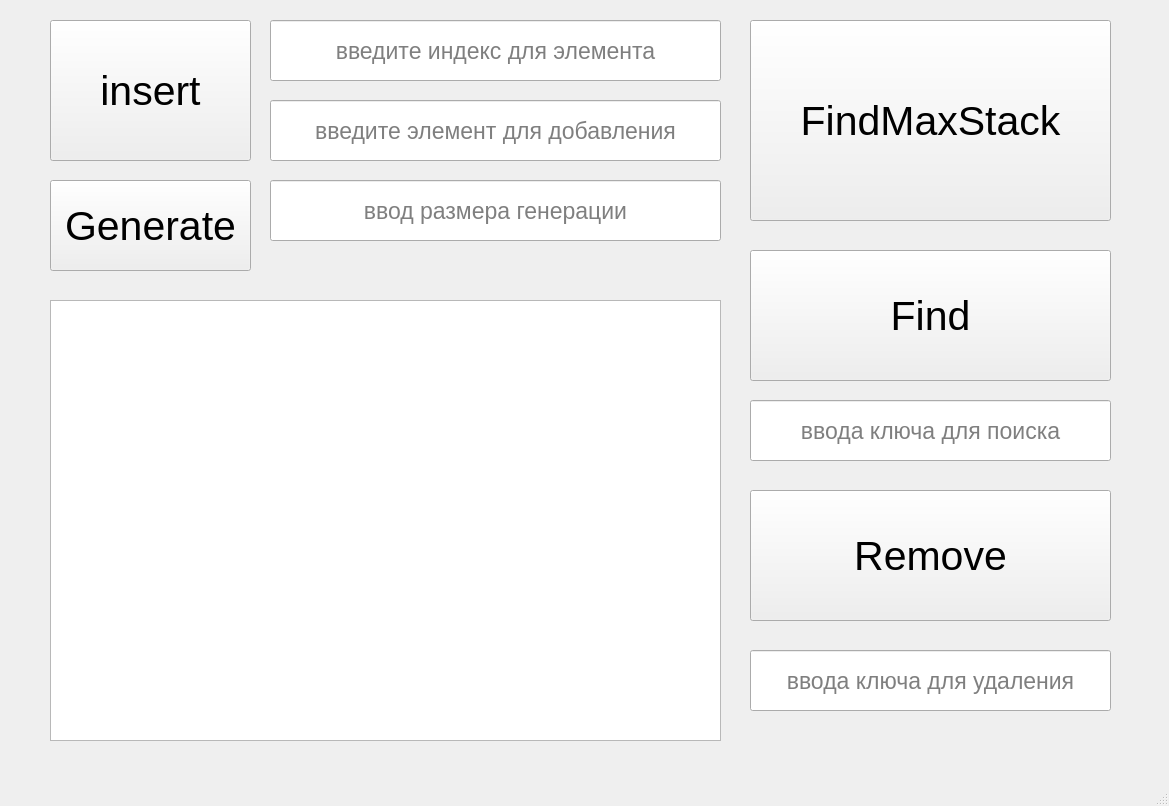
<?xml version="1.0" encoding="UTF-8"?>
<ui version="4.0">
 <class>MainWindow</class>
 <widget class="QMainWindow" name="MainWindow">
  <property name="geometry">
   <rect>
    <x>0</x>
    <y>0</y>
    <width>1169</width>
    <height>806</height>
   </rect>
  </property>
  <property name="windowTitle">
   <string>MainWindow</string>
  </property>
  <widget class="QWidget" name="centralwidget">
   <widget class="QPushButton" name="InsertButton">
    <property name="geometry">
     <rect>
      <x>50</x>
      <y>20</y>
      <width>201</width>
      <height>141</height>
     </rect>
    </property>
    <property name="font">
     <font>
      <pointsize>31</pointsize>
     </font>
    </property>
    <property name="text">
     <string>insert</string>
    </property>
   </widget>
   <widget class="QTextEdit" name="outputTextEdit">
    <property name="geometry">
     <rect>
      <x>50</x>
      <y>300</y>
      <width>671</width>
      <height>441</height>
     </rect>
    </property>
    <property name="font">
     <font>
      <pointsize>18</pointsize>
     </font>
    </property>
   </widget>
   <widget class="QLineEdit" name="inputLineEdit">
    <property name="geometry">
     <rect>
      <x>270</x>
      <y>100</y>
      <width>451</width>
      <height>61</height>
     </rect>
    </property>
    <property name="font">
     <font>
      <pointsize>17</pointsize>
     </font>
    </property>
    <property name="alignment">
     <set>Qt::AlignCenter</set>
    </property>
    <property name="placeholderText">
     <string>введите элемент для добавления</string>
    </property>
   </widget>
   <widget class="QPushButton" name="FindMaxStackButton">
    <property name="geometry">
     <rect>
      <x>750</x>
      <y>20</y>
      <width>361</width>
      <height>201</height>
     </rect>
    </property>
    <property name="font">
     <font>
      <pointsize>31</pointsize>
     </font>
    </property>
    <property name="text">
     <string>FindMaxStack</string>
    </property>
   </widget>
   <widget class="QPushButton" name="GenerateButton">
    <property name="geometry">
     <rect>
      <x>50</x>
      <y>180</y>
      <width>201</width>
      <height>91</height>
     </rect>
    </property>
    <property name="font">
     <font>
      <pointsize>31</pointsize>
     </font>
    </property>
    <property name="text">
     <string>Generate</string>
    </property>
   </widget>
   <widget class="QLineEdit" name="indexLineEdit">
    <property name="geometry">
     <rect>
      <x>270</x>
      <y>20</y>
      <width>451</width>
      <height>61</height>
     </rect>
    </property>
    <property name="font">
     <font>
      <pointsize>17</pointsize>
     </font>
    </property>
    <property name="alignment">
     <set>Qt::AlignCenter</set>
    </property>
    <property name="placeholderText">
     <string>введите индекс для элемента</string>
    </property>
   </widget>
   <widget class="QLineEdit" name="sizeLineEdit">
    <property name="geometry">
     <rect>
      <x>270</x>
      <y>180</y>
      <width>451</width>
      <height>61</height>
     </rect>
    </property>
    <property name="font">
     <font>
      <pointsize>17</pointsize>
     </font>
    </property>
    <property name="alignment">
     <set>Qt::AlignCenter</set>
    </property>
    <property name="placeholderText">
     <string>ввод размера генерации</string>
    </property>
   </widget>
   <widget class="QPushButton" name="FindButton">
    <property name="geometry">
     <rect>
      <x>750</x>
      <y>250</y>
      <width>361</width>
      <height>131</height>
     </rect>
    </property>
    <property name="font">
     <font>
      <pointsize>31</pointsize>
     </font>
    </property>
    <property name="text">
     <string>Find</string>
    </property>
   </widget>
   <widget class="QPushButton" name="RemoveButton">
    <property name="geometry">
     <rect>
      <x>750</x>
      <y>490</y>
      <width>361</width>
      <height>131</height>
     </rect>
    </property>
    <property name="font">
     <font>
      <pointsize>31</pointsize>
     </font>
    </property>
    <property name="text">
     <string>Remove</string>
    </property>
   </widget>
   <widget class="QLineEdit" name="findLineEdit">
    <property name="geometry">
     <rect>
      <x>750</x>
      <y>400</y>
      <width>361</width>
      <height>61</height>
     </rect>
    </property>
    <property name="font">
     <font>
      <pointsize>17</pointsize>
     </font>
    </property>
    <property name="alignment">
     <set>Qt::AlignCenter</set>
    </property>
    <property name="placeholderText">
     <string>ввода ключа для поиска</string>
    </property>
   </widget>
   <widget class="QLineEdit" name="removeLineEdit">
    <property name="geometry">
     <rect>
      <x>750</x>
      <y>650</y>
      <width>361</width>
      <height>61</height>
     </rect>
    </property>
    <property name="font">
     <font>
      <pointsize>17</pointsize>
     </font>
    </property>
    <property name="alignment">
     <set>Qt::AlignCenter</set>
    </property>
    <property name="placeholderText">
     <string>ввода ключа для удаления</string>
    </property>
   </widget>
  </widget>
  <widget class="QMenuBar" name="menubar">
   <property name="geometry">
    <rect>
     <x>0</x>
     <y>0</y>
     <width>1169</width>
     <height>22</height>
    </rect>
   </property>
  </widget>
  <widget class="QStatusBar" name="statusbar"/>
 </widget>
 <resources/>
 <connections/>
</ui>
